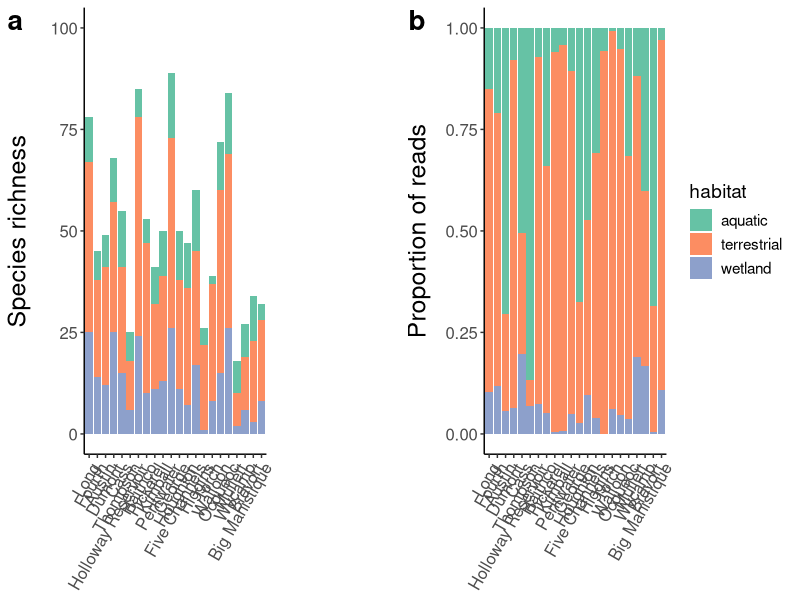

This chart was generated by the following R code:
#############################################################
# LOAD REQUIRED LIBRARIES
#############################################################

library(ggplot2) # plotting
library(cowplot) # combining multiple plots

#############################################################
# LOAD DATA
#############################################################
# Data frame contains, per lake and habitat:
# - species.richness: number of species
# - proportion: proportion of sequence reads
# - habitat: habitat category (terrestrial, wetland, aquatic)
# - lake.name: lake identifier


df<-read.csv("prop reads richness groups.csv",header=TRUE)

# Convert categorical variables to factors
df$lake.name<-as.factor(df$lake.name)
df$habitat<-as.factor(df$habitat)

#############################################################
# ORDER LAKES FOR PLOTTING
#############################################################
# Define custom order for lakes (ensures consistent x-axis)
df$lake.name <- factor(df$lake.name, levels = c("Long","Fourth","Austin","Dumont","Cass",
                                                  "Thompson","Holloway Reservoir","Haithco","Pickerel",
                                                  "Kimball","Pentwater","George","Houghton",
                                                  "Five Channels","Higgins","Torch","Walloon",
                                                  "Ocqueoc","Mullett","Wycamp","Brevort","Big Manistique"))


#############################################################
# PLOT 1: SPECIES RICHNESS BY HABITAT (STACKED BARS)
#############################################################
# Shows total richness per lake partitioned by habitat type
p1<-ggplot(df, aes(fill=habitat, y=species.richness, x=lake.name)) + 
  geom_bar(position="stack", stat="identity") +
  theme_classic()+theme(axis.text.x = element_text(angle = 60,hjust = 1, size=12),
                        axis.text.y = element_text(size=12),
                        axis.title.x = element_blank(),
                        legend.position = "none",
                        axis.title.y = element_text(size=18,
                                                    margin = margin(t=0,r=10,b=0,l=0)))+
  scale_fill_brewer(palette="Set2")+ylab("Species richness")+ylim(0,100)


#############################################################
# PLOT 2: PROPORTION OF READS BY HABITAT (STACKED BARS)
#############################################################
# Shows relative contribution of each habitat to total reads
p2<-ggplot(df, aes(fill=habitat, y=proportion, x=lake.name)) + 
  geom_bar(position="stack", stat="identity") +
  theme_classic()+theme(axis.text.x = element_text(angle = 60,hjust = 1, size=12),
                        axis.text.y = element_text(size=12),
                        legend.text=element_text(size=rel(1)),
                        legend.title = element_text(size=rel(1.25)),
                        axis.title.x = element_blank(),
                        axis.title.y = element_text(size=18,
                                                    margin = margin(t=0,r=10,b=0,l=0)))+
  scale_fill_brewer(palette="Set2")+ylab("Proportion of reads")



#############################################################
# COMBINE PLOTS
#############################################################
# Arrange richness and proportion plots side by side
combinedPlot <- plot_grid(p1, p2, ncol=2, labels='auto',label_y= 1,
                          label_x=0,label_size=20,align='hv', rel_widths=1,
                          rel_heights= 1)

#############################################################
# EXPORT FIGURE
#############################################################
# Save high-resolution PNG for publication
png("Figure 2.png",width = 3500, height = 1400, units = "px", res=300)
combinedPlot
dev.off()
